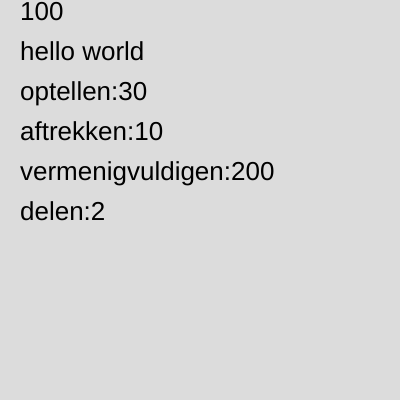
Frame 1 (no input)
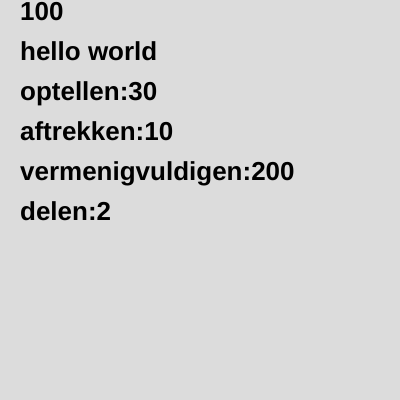
Frame 60 (no input)
Frame 120 (the mouse pressed at the canvas centre since frame 60): identical to frame 60, image omitted

The p5.js sketch that drew these frames (run headless with seeded random() and noise() and a simulated clock; from frame 60 on, the mouse is pressed at the canvas centre):

// p5.js sketch
// ── sketch.js
let x = 100;
let greeting = "hello world";
let getal1 = 10;
let getal2 = 20







function setup() {
  createCanvas(400, 400);
}

function draw() {
  background(220);
 fill (0);
 textSize(26);
 text(x, 20, 20);
 text(greeting, 20, 60);
 text("optellen:" + (getal1 + getal2), 20 ,100);
 text("aftrekken:" + (getal2 - getal1), 20 ,140);
 text("vermenigvuldigen:" + (getal1 * getal2),20 ,180);
 text("delen:" + (getal2 / getal1),20 ,220);
 textStyle(BOLD); 
}
